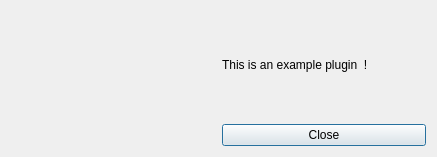
<?xml version="1.0" encoding="UTF-8"?>
<ui version="4.0">
 <class>ExampleDialog</class>
 <widget class="QDialog" name="ExampleDialog">
  <property name="geometry">
   <rect>
    <x>0</x>
    <y>0</y>
    <width>437</width>
    <height>157</height>
   </rect>
  </property>
  <property name="windowTitle">
   <string>Dialog</string>
  </property>
  <layout class="QGridLayout" name="gridLayout">
   <item row="0" column="1">
    <widget class="QLabel" name="label">
     <property name="text">
      <string>This is an example plugin  !</string>
     </property>
    </widget>
   </item>
   <item row="1" column="1">
    <widget class="QPushButton" name="button_close">
     <property name="text">
      <string>Close</string>
     </property>
    </widget>
   </item>
   <item row="0" column="0">
    <widget class="QLabel" name="label_2">
     <property name="text">
      <string/>
     </property>
     <property name="pixmap">
      <pixmap resource="images/icons.qrc">:/icons/duniter-title.png</pixmap>
     </property>
     <property name="scaledContents">
      <bool>false</bool>
     </property>
    </widget>
   </item>
  </layout>
 </widget>
 <resources>
  <include location="images/icons.qrc"/>
 </resources>
 <connections/>
</ui>
